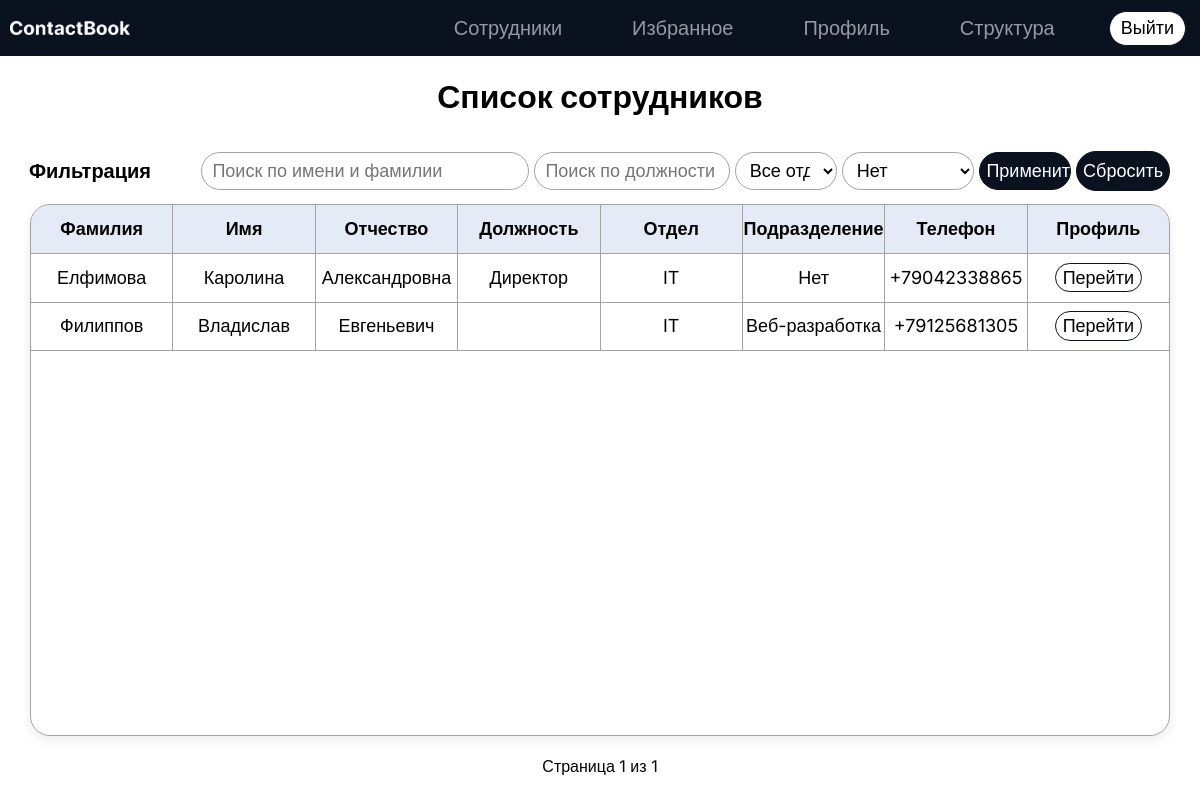
The page / (signed in) on the database as committed earlier.
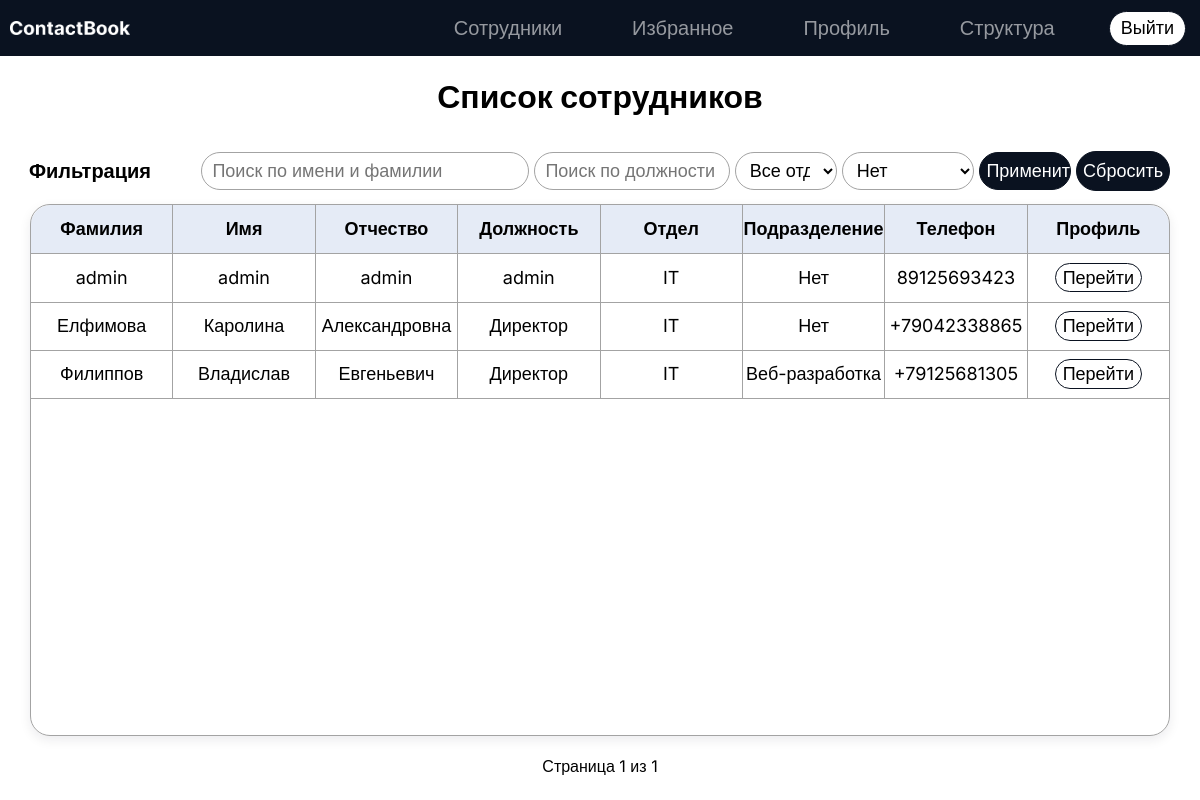
The same page on the database as committed later.
### ContactBook/models.py (models this page shows, shortened)
class Employee(models.Model):
    last_name = models.CharField(max_length=50, verbose_name='Фамилия')
    first_name = models.CharField(max_length=50, verbose_name='Имя')
    middle_name = models.CharField(max_length=50, blank=True, null=True, verbose_name='Отчество')
    department = models.ForeignKey(Department, on_delete=models.PROTECT, verbose_name='Отдел')
    subdivision = models.ForeignKey(Subdivision, on_delete=models.SET_NULL, blank=True, null=True, verbose_name='Подразделение')
    position = models.CharField(max_length=100, verbose_name='Должность')
    phone = models.CharField(max_length=20, unique=True, verbose_name='Телефон')
    floor = models.CharField(max_length=50, verbose_name='Этаж')
    cabinet = models.CharField(max_length=50, blank=True, null=True, verbose_name='Кабинет')
    role = models.CharField(
        max_length=20,
        choices=[('user', 'Пользователь'), ('admin', 'Администратор')],
        default='user',
        verbose_name='Роль'
    )
    user_account = models.OneToOneField(User, on_delete=models.CASCADE, null=True, blank=True, related_name='employee_profile', verbose_name='Аккаунт входа')
    class Meta:
        verbose_name_plural = 'Сотрудники'

class Department(models.Model):
    name = models.CharField(max_length=100, unique=True, verbose_name='Название отдела')
    class Meta:
        verbose_name_plural = 'Отделы'

class Subdivision(models.Model):
    name = models.CharField(max_length=100, verbose_name='Название подразделения')
    department = models.ForeignKey(Department, on_delete=models.CASCADE, related_name='subdivisions', verbose_name='Родительский отдел')
    class Meta:
        constraints = [
            models.UniqueConstraint(fields=['name', 'department'], name='unique_subdivision_name_per_dept')
        ]
        verbose_name_plural = 'Подразделения'

### ContactBook/views.py (the view)
# urls.py: path('', views.employee_list, name='employee_list'),
@login_required
def employee_list(request):
    qs = Employee.objects.select_related('department', 'subdivision').order_by('last_name')
    is_admin_user = is_admin(request.user)
    search = request.GET.get('search', '').strip()
    dept_id = request.GET.get('department')
    sub_id = request.GET.get('subdivision')
    position = request.GET.get('position', '').strip()
    if search:
        qs = qs.filter(Q(last_name__istartswith=search) | Q(first_name__istartswith=search))
    if dept_id:
        qs = qs.filter(department_id=dept_id)
    if sub_id:
        qs = qs.filter(subdivision_id=sub_id)
    if position:
        qs = qs.filter(position__icontains=position)
    paginator = Paginator(qs, 10)
    page_obj = paginator.get_page(request.GET.get('page'))
    return render(request, 'contactbook/employee_list.html', {
        'page_obj': page_obj,
        'search': search, 'dept_id': dept_id, 'sub_id': sub_id, 'position': position,
        'departments': Department.objects.all(),
        'subdivisions': Subdivision.objects.all(),
        'is_admin': is_admin_user
    })

### ContactBook/views.py (called while the page is built)
def is_admin(user):
    return user.is_authenticated and hasattr(user, 'employee_profile') and user.employee_profile.role == 'admin'

### ContactBook/templates/contactbook/employee_list.html (shortened to what this page needs)
{% extends "base.html" %}
{% block content %}
<h1>Список сотрудников</h1>
<div class="filter">
    <div class="zagolovok"><p>Фильтрация</p></div>
    <form method="get" class="elements">
        <input type="text" id="search" name="search" value="{{ search }}" placeholder="Поиск по имени и фамилии">
        <input type="text" id="position" name="position" value="{{ position }}" placeholder="Поиск по должности">
        <select name="department" id="dept-select">
            <option value="">Все отделы</option>
        </select>
        <select name="subdivision" id="sub-select">
            <option value="">Нет</option>
        </select>
        <button type="submit">Применить</button>
        <a href="{% url 'contactbook:employee_list' %}" class="btn-reset">Сбросить</a>
    </form>
</div>
<div class="list">
    <table>
        <thead>
            <tr>
                <th>Фамилия</th>
                <th>Имя</th>
                <th>Отчество</th>
                <th>Должность</th>
                <th>Отдел</th>
                <th>Подразделение</th>
                <th>Телефон</th>
                <th id="column1">Профиль</th>
            </tr>
        </thead>
        <tbody>
            {% for emp in page_obj %}
            <tr>
                <td>{{ emp.last_name }}</td>
                <td>{{ emp.first_name }}</td>
                <td>{{ emp.middle_name|default:"Нет" }}</td>
                <td>{{ emp.position }}</td>
                <td>{{ emp.department.name }}</td>
                <td>{{ emp.subdivision.name|default:"Нет" }}</td>
                <td>{{ emp.phone }}</td>
                <td id="column2"><a href="{% url 'contactbook:employee_detail' emp.pk %}">Перейти</a></td>
            </tr>
            {% empty %}
            <tr class="none"><td colspan="7" id="employee-none">Сотрудники не найдены</td></tr>
            {% endfor %}
        </tbody>
    </table>
</div>
<div class="pagination">
    <span>Страница {{ page_obj.number }} из {{ page_obj.paginator.num_pages }}</span>
</div>
{% endblock %}

### ContactBook/templates/base.html (shortened to what this page needs)
{% load static %}
<!DOCTYPE html>
<html lang="ru">
<head>
    <link rel="stylesheet" href="{% static 'css/style.css' %}">
</head>
<body>
    <header>
        <img src="{% static 'img/logo.png' %}" alt="" id="logo">
        <nav class="header">
            <ul>
                <li><a href="{% url 'contactbook:employee_list' %}">Сотрудники</a></li>
                <li><a href="{% url 'contactbook:favorite_list' %}">Избранное</a></li>
                <li><a href="{% url 'contactbook:my_profile' %}">Профиль</a></li>
                {% if request.user.is_authenticated and request.user.employee_profile.role == 'admin' %}
                    <li><a href="{% url 'contactbook:structure' %}">Структура</a></li>
                {% endif %}
            </ul>
            <div class="leave">
                {% if request.user.is_authenticated %}
                    <form method="post" action="{% url 'contactbook:logout' %}">
                        <button type="submit">Выйти</button>
                    </form>
                {% endif %}
            </div>
        </nav>
    </header>
    <main>
        {% block content %}{% endblock %}
    </main>
</body>
</html>

### ContactBook/static/css/style.css (style rules this page uses)
html,body { width: 100%; height: 100%; background-color: #ffffff; font-family: "Inter", sans-serif; padding: 0; margin: 0; }
header { width: 100%; height: 7%; background-color: #0a1220; display: flex; align-items: center; justify-content: center; gap: 100px; }
.header { width: 80%; height: 100%; display: flex; justify-content: right; align-items: center; gap: 50px; }
.header > ul { display: flex; justify-content: center; gap: 70px; }
.header > ul > li { list-style-type: none; }
.header > ul > li > a { color: #ffffff92; text-decoration: none; transition: all 0.3s ease; font-size: 20px; font-weight: 400; text-align: center; }
#logo { width: 10%; height: auto; }
.leave { display: flex; justify-content: center; align-items: center; }
.leave > form > button { width: 100%; height: 35px; background-color: #ffffff; color: rgb(0, 0, 0); font-size: 18px; padding: 5px 15px; border-radius: 20px; transition: all 0.2s ease; border: 1px solid #0a1220; display: flex; align-items: center; justify-content: center; }
main { width: 100%; height: 90%; display: flex; justify-content: center; align-items: center; flex-direction: column; }
form { width: 90%; }
.filter { width: 100%; height: 10%; display: flex; justify-content: center; align-items: center; }
.zagolovok { width: 10%; height: 100%; display: flex; justify-content: center; align-items: center; font-size: 20px; font-weight: bold; }
.elements { width: 85%; height: 100%; display: flex; justify-content: right; align-items: center; gap: 5px; }
.elements > input { width: 17%; height: 40%; border: solid 1px rgb(163, 163, 163); background-color: white; border-radius: 20px; font-size: 18px; padding: 5px 10px; }
#search { width: 30%; height: 40%; }
.elements > select { width: 13%; height: 58%; border: solid 1px rgb(163, 163, 163); background-color: white; border-radius: 20px; font-size: 18px; padding: 5px 10px; }
#dept-select { width: 10%; height: 58%; border: solid 1px rgb(163, 163, 163); background-color: white; border-radius: 20px; font-size: 18px; padding: 5px 10px; }
.elements > button { width: 9%; height: 58%; background-color: #0a1220; color: white; font-size: 18px; border-radius: 20px; transition: all 0.1s ease; border: solid 1px #0a1220; }
.elements > a { width: 9%; height: 58%; background-color: #0a1220; color: white; font-size: 18px; border-radius: 20px; transition: all 0.1s ease; border: solid 1px #0a1220; text-decoration: none; display: flex; justify-content: center; align-items: center; padding: 0; }
.list { width: 95%; height: 80%; display: flex; justify-content: center; }
.list > table { width: 100%; height: 100%; display: flex; align-items: center; flex-direction: column; border: 1px solid rgb(163, 163, 163); border-radius: 20px; border-collapse: collapse; box-shadow: 0 4px 12px rgba(10, 18, 32, 0.08); }
.list > table > thead { width: 100%; height: 10%; display: flex; justify-content: center; background-color: #577fc527; border-top-left-radius: 20px; border-top-right-radius: 20px; }
.list > table > thead > tr { width: 100%; height: 100%; display: flex; justify-content: center; align-items: center; }
.list > table > thead > tr > th { width: 15%; height: 100%; display: flex; align-items: center; justify-content: center; border-top: none; border-bottom: 1px solid rgb(163, 163, 163); border-right: 1px solid rgb(163, 163, 163); padding: 0; font-size: 18px; }
#column1 { border-right: none; }
#column2 { border-right: none; }
.list > table > tbody { width: 100%; height: 100%; display: flex; flex-direction: column; align-items: center; }
.list > table > tbody > tr { width: 100%; height: 10%; display: flex; flex-direction: row; }
.list > table > tbody > tr > td { width: 15%; height: 100%; display: flex; align-items: center; justify-content: center; border-top: none; border-bottom: 1px solid rgb(163, 163, 163); border-right: 1px solid rgb(163, 163, 163); padding: 0; font-size: 18px; }
.list > table > tbody > tr > td > a { width: 60%; height: 58%; background-color: transparent; color: rgb(0, 0, 0); font-size: 18px; border-radius: 20px; transition: all 0.1s ease; border: solid 1px #0a1220; text-decoration: none; display: flex; justify-content: center; align-items: center; padding: 0; }
.pagination { margin-top: 20px; display: flex; gap: 12px; align-items: center; }

Rows that differ between the two databases and show on the page:
added Employee: last_name "admin", first_name "admin", middle_name "admin", position "admin", department.name "IT", subdivision.name "Нет", phone "89125693423"
changed Employee "Филиппов": position (not shown) → "Директор"
